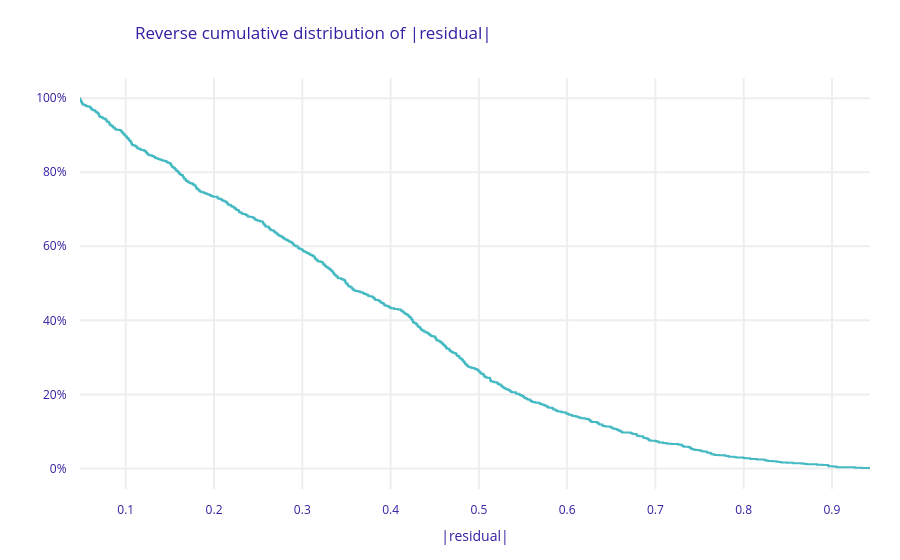

The code cell stored with this chart in its notebook:
### Markdown cell above
### Explicación local de una predicción (Break Down)

Este gráfico descompone la predicción de un cliente específico, mostrando cómo cada variable contribuye a aumentar o disminuir la probabilidad final de recompra.

- El **intercepto** representa la predicción base del modelo antes de considerar características individuales.  
- Variables como **recency**, **frequency**, **total_quantity** y **monetary** empujan la predicción hacia arriba, indicando señales fuertes de recompra.  
- Algunas variables aportan contribuciones negativas menores, ajustando la predicción final.  
- El resultado final es una probabilidad alta (≈0.90), explicada de manera transparente por los factores del cliente.

Este tipo de análisis es clave para justificar decisiones personalizadas en marketing o CRM.

### Code cell
# Evaluación de desempeño del modelo
mp = explainer.model_performance()
fig = mp.plot(show=False)
fig.show()
fig.write_image('../output/dalex4_desempeno_modelo.png', scale=4)

### Figure 1 — Plotly figure (JSON) as saved in the notebook; plotly's stock layout.template omitted (floating-point values rounded to 4 significant figures; data arrays with more than 128 entries replaced by an {"elided": "..."} marker saying what was removed)
{"data": [{"line": {"shape": "hv"}, "marker": {"color": "#46bac2"}, "name": "Modelo de Recompra - Optimizado", "type": "scatter", "x": {"elided": "983 float values"}, "y": {"elided": "983 float values"}}], "layout": {"font": {"color": "#371ea3"}, "margin": {"b": 71, "r": 30, "t": 78}, "title": {"text": "Reverse cumulative distribution of |residual|", "x": 0.15}, "xaxis": {"automargin": true, "fixedrange": true, "gridwidth": 2, "tickcolor": "white", "ticklen": 10, "ticks": "outside", "title": {"text": "|residual|"}, "type": "linear", "zeroline": false}, "yaxis": {"automargin": true, "fixedrange": true, "gridwidth": 2, "tickcolor": "white", "tickformat": ",.0%", "ticklen": 10, "ticks": "outside", "type": "linear", "zeroline": false}}}
